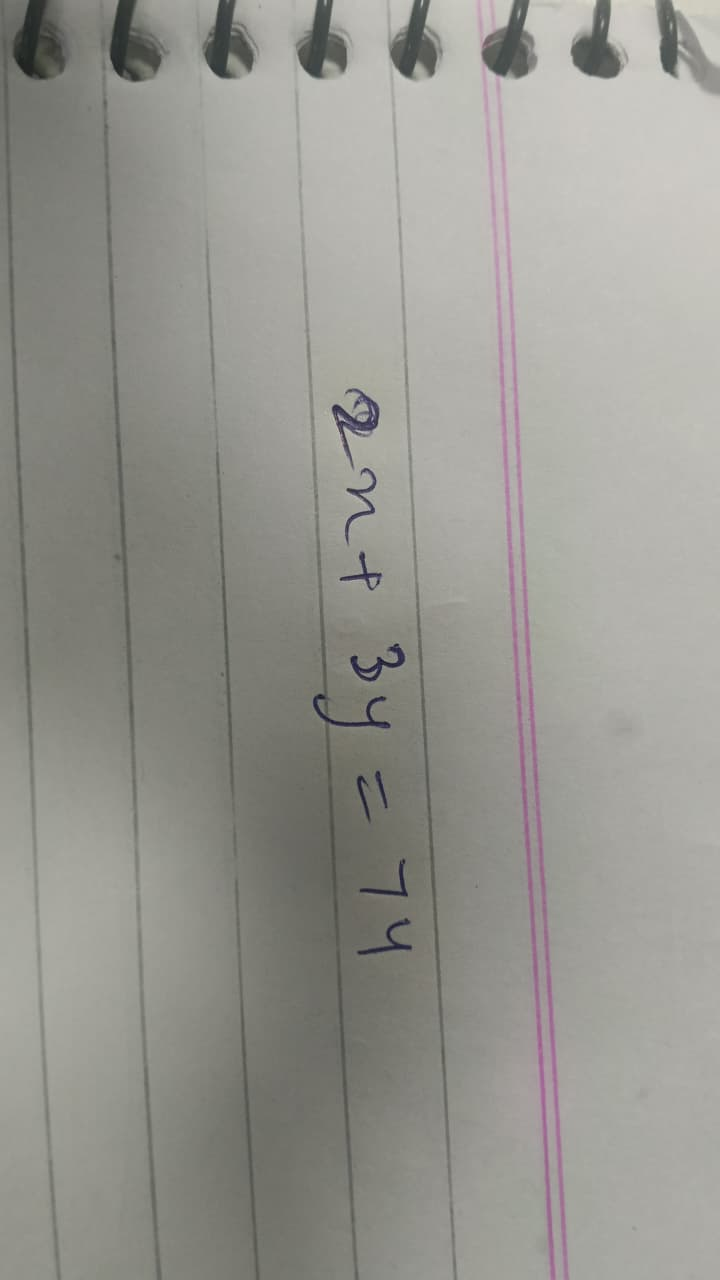
#> input picture WhatsApp Image 2026-10-15 at 2.14.59 PM.jpeg, 720 x 1280 px
$ python -i preprocess.py   (imports and definitions only)
#> lines starting #> are read from the running program, lines starting #| are printed output that depends on the picture; after the words box and inside, x2 and y2 are one past the last pixel; in counts of white or black regions, pixels touching at a corner belong together
"""preprocess.py - photo -> model input. No torch needed.

Mirrors the training pipeline: binarize (the Step 17D method), 128 px tall, white strokes on a
black canvas, width capped at 1280. Added on top: an optional auto-crop to the handwriting, because
the training images were tight crops of single equations.

Assumes dark ink on light paper (pen or pencil on a page). White chalk on a dark board is not handled.
"""
import cv2
import numpy as np
from PIL import Image, ImageOps

IMG_H, MAX_W = 128, 1280
THR_PHOTO = 1.0      # threshold = Otsu x this. 1.0 keeps pen strokes but drops faint ruled lines
THR_FAINT = 0.8      # fallback for very light writing (the value used when binarizing HME100K)
MIN_AREA = 10        # smallest kept blob in pixels at 128 px height


def to_gray(image) -> np.ndarray:
    """PIL image, numpy array or file path -> uint8 grayscale."""
    if isinstance(image, (str, bytes)) or hasattr(image, "__fspath__"):
        image = Image.open(image)
    if isinstance(image, Image.Image):
        image = ImageOps.exif_transpose(image).convert("L")     # phones store rotation in EXIF
        return np.array(image, dtype=np.uint8)
    g = np.asarray(image)
    if g.ndim == 3:
        g = cv2.cvtColor(g, cv2.COLOR_RGB2GRAY)
    return g.astype(np.uint8)


def _drop_rules(ink: np.ndarray, max_thick: float) -> np.ndarray:
    """Remove ruled lines and page edges: thin strokes that cross (almost) the whole image, and
    hairline fragments (about 1-2 px thick, long and straight) left where a line fades.
    A lone minus sign or fraction bar is kept, because it is then the only thing in the image."""
    n, lab, st, _ = cv2.connectedComponentsWithStats(ink, connectivity=8)
    if n <= 1:
        return ink
    h, w = ink.shape
    cw, ch, area = st[1:, cv2.CC_STAT_WIDTH], st[1:, cv2.CC_STAT_HEIGHT], st[1:, cv2.CC_STAT_AREA]
    rule = np.zeros(n, bool)
    long_, short_ = np.maximum(cw, ch), np.maximum(np.minimum(cw, ch), 1)
    spans = ((cw >= 0.9 * w) & (ch <= 0.08 * h)) | ((ch >= 0.9 * h) & (cw <= 0.08 * w))
    hairline = (area / long_ <= max_thick) & (long_ / short_ >= 8)
    rule[1:] = spans | hairline
    if rule[1:].all():
        return ink
    out = ink.copy()
    out[rule[lab]] = 0
    return out


def _keep_text(ink: np.ndarray) -> np.ndarray:
    """Keep the handwriting and drop stray specks, shadow blobs and fragments away from it.
    The core is the cluster of strokes that line up in one row; anything within a few
    stroke-heights of the core stays (operators, dots, exponents), the rest goes."""
    n, lab, st, _ = cv2.connectedComponentsWithStats(ink, connectivity=8)
    if n <= 2:
        return ink
    x, y, w, h, a = (st[1:, i].astype(float) for i in range(5))
    cy = y + h / 2
    cand = np.where(a >= 0.1 * a.max())[0]
    best, best_key = None, (-1, -1.0)
    for i in cand:                                           # strokes sharing this stroke's row
        row = cand[np.abs(cy[cand] - cy[i]) <= 0.75 * max(h[i], 4)]
        row = row[np.argsort(x[row])]
        gap_limit = 4 * np.median(h[row])
        clusters, cur = [], [row[0]]
        for j in row[1:]:                                    # split the row at big horizontal gaps
            if x[j] - (x[cur[-1]] + w[cur[-1]]) > gap_limit:
                clusters.append(cur); cur = [j]
            else:
                cur.append(j)
        clusters.append(cur)
        for c in clusters:
            key = (len(c), float(a[c].sum()))
            if key > best_key:
                best, best_key = c, key
    core = np.array(best)
    cx0, cx1 = x[core].min(), (x + w)[core].max()
    cy0, cy1 = y[core].min(), (y + h)[core].max()
    hc = max(cy1 - cy0, 1)
    ex, ey = 3 * hc, 2.5 * hc       # stacked fractions span about three stroke-heights
    mx, my = x + w / 2, y + h / 2
    near = (mx >= cx0 - ex) & (mx <= cx1 + ex) & (my >= cy0 - ey) & (my <= cy1 + ey)
    keep = np.zeros(n, bool)
    keep[1:] = near
    out = ink.copy()
    out[~keep[lab]] = 0
    return out


def _ink(g: np.ndarray, target_h: int, min_area: int, thr: float = THR_PHOTO) -> np.ndarray:
    """Gray photo -> binary ink mask (ink = 255) at height target_h."""
    h, w = g.shape
    nw = max(1, int(round(w * target_h / h)))
    g = cv2.resize(g, (nw, target_h), interpolation=cv2.INTER_CUBIC if target_h > h else cv2.INTER_AREA)
    k = int(np.clip(target_h // 3, 11, 41)) | 1
    bg = cv2.medianBlur(cv2.dilate(g, np.ones((3, 3), np.uint8)), k)       # estimated paper
    norm = cv2.normalize(cv2.subtract(bg, g), None, 0, 255, cv2.NORM_MINMAX)
    t, _ = cv2.threshold(norm, 0, 255, cv2.THRESH_BINARY + cv2.THRESH_OTSU)
    _, ink = cv2.threshold(norm, t * thr, 255, cv2.THRESH_BINARY)
    n, lab, st, _ = cv2.connectedComponentsWithStats(ink, connectivity=8)
    keep = np.zeros(n, bool)
    keep[1:] = st[1:, cv2.CC_STAT_AREA] >= min_area
    ink = _drop_rules((keep[lab] * 255).astype(np.uint8), 2.0 if target_h > 200 else 1.3)
    return _keep_text(ink)


def _ink_bbox(g: np.ndarray, thr: float = THR_PHOTO):
    """Bounding box (y0, y1, x0, x1) of the handwriting in full-resolution coordinates, and the scale used."""
    h, w = g.shape
    scale = min(1.0, 800 / max(h, w))
    small = cv2.resize(g, (max(1, round(w * scale)), max(1, round(h * scale))), interpolation=cv2.INTER_AREA) if scale < 1 else g
    sh, sw = small.shape
    ink = _ink(small, sh, max(15, int(sh * sw * 2e-5)), thr)
    ys, xs = np.nonzero(ink)
    if len(ys) == 0:
        raise ValueError("No handwriting found in the image.")
    return (ys.min(), ys.max() + 1, xs.min(), xs.max() + 1), scale, (sh, sw)


def looks_sideways(image) -> bool:
    """True when the handwriting is clearly taller than wide, i.e. the photo needs rotating."""
    try:
        (y0, y1, x0, x1), scale, (sh, sw) = _ink_bbox(to_gray(image))
        ink_h = y1 - y0
        ink_w = x1 - x0
    except ValueError:
        return False

    if ink_h <= 1.35 * ink_w:
        return False

    # Fraction guard: if a component with width >= 60% of the crop width and aspect > 3
    # exists with ink both above and below it, treat the crop as an upright fraction and do not rotate.
    try:
        g = to_gray(image)
        scale_val = min(1.0, 800 / max(g.shape))
        small = cv2.resize(g, (max(1, round(g.shape[1] * scale_val)), max(1, round(g.shape[0] * scale_val))), interpolation=cv2.INTER_AREA) if scale_val < 1 else g
        ink = _ink(small, small.shape[0], max(15, int(small.shape[0] * small.shape[1] * 2e-5)), THR_PHOTO)
        crop_ink = ink[y0:y1, x0:x1]
        crop_w = max(1, ink_w)
        n, lab, st, _ = cv2.connectedComponentsWithStats(crop_ink, connectivity=8)
        for i in range(1, n):
            cw = st[i, cv2.CC_STAT_WIDTH]
            ch = st[i, cv2.CC_STAT_HEIGHT]
            cy = st[i, cv2.CC_STAT_TOP]
            aspect = cw / max(ch, 1)
            if cw >= 0.60 * crop_w and aspect > 3.0:
                ink_above = np.count_nonzero(crop_ink[:cy, :])
                ink_below = np.count_nonzero(crop_ink[cy + ch:, :])
                if ink_above >= 10 and ink_below >= 10:
                    return False
    except Exception:
        pass

    return True


# [38 lines left out: functions crop_to_ink, preprocess, not called in this run]

>>> import cv2
>>> picture = cv2.cvtColor(cv2.imread('WhatsApp Image 2026-10-15 at 2.14.59 PM.jpeg'), cv2.COLOR_BGR2RGB)
>>> result = looks_sideways(picture)
#> in _ink_bbox, `h, w = g.shape`: h = 1280; w = 720
#> in _ink_bbox, `scale = min(1.0, 800 / max(h, w))`: scale = 0.625
#> in _ink, `bg = cv2.medianBlur(cv2.dilate(g, np.ones((3, 3), np.uint8)), k)`:
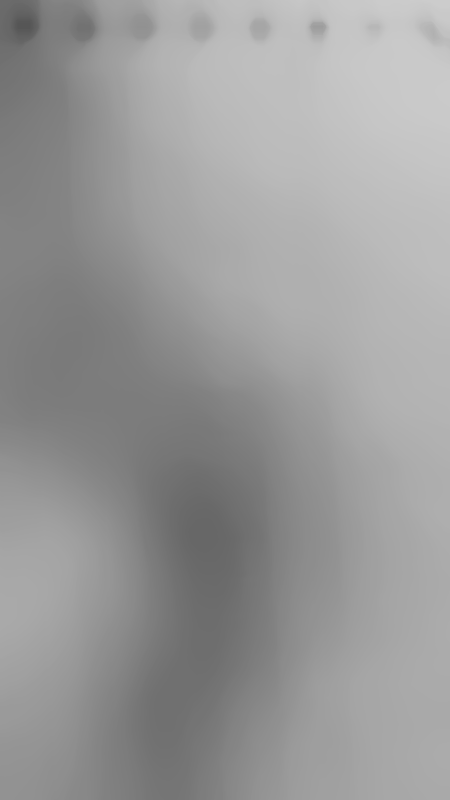
#> bg: shape (800, 450); min 86, max 204, mean 153.4
#> in _ink, `norm = cv2.normalize(cv2.subtract(bg, g), None, 0, 255, cv2.NORM_MINMAX)`:
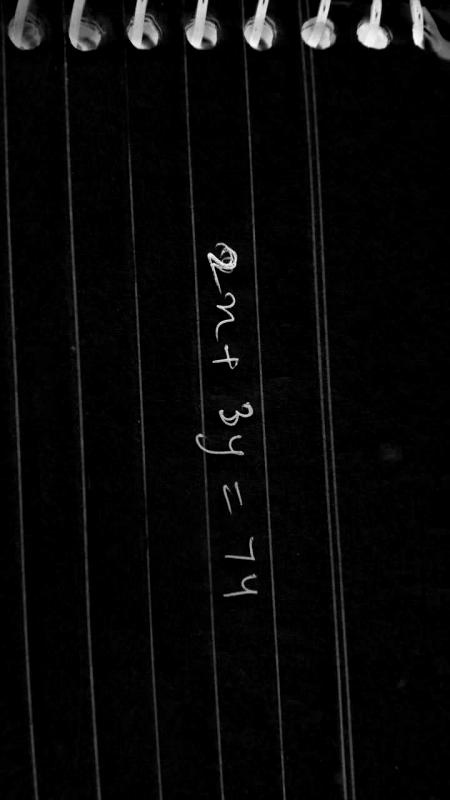
#> norm: shape (800, 450); min 0, max 255, mean 8.2
#> in _ink, `t, _ = cv2.threshold(norm, 0, 255, cv2.THRESH_BINARY + cv2.THRESH_OTSU)`: t = 81
#> in _ink, `_, ink = cv2.threshold(norm, t * thr, 255, cv2.THRESH_BINARY)`:
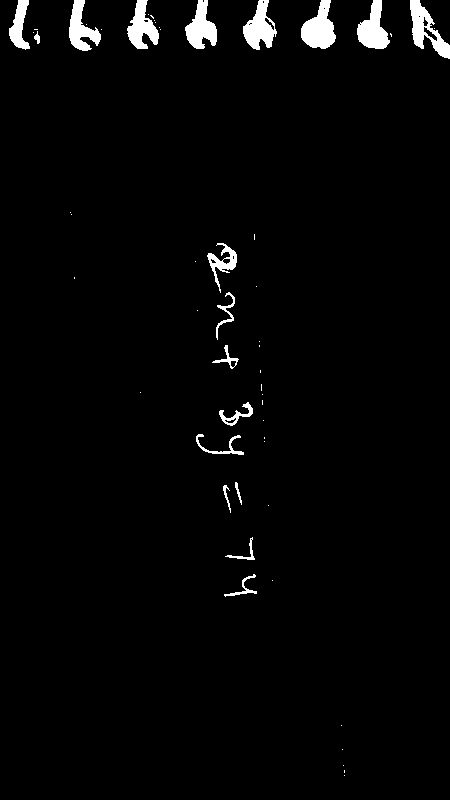
#> ink: shape (800, 450); 2.5% white; 54 white regions (36 under 20 px), largest, box (x1, y1, x2, y2) and area: (301, 0, 336, 49) 1056, (410, 0, 450, 59) 982, (243, 0, 277, 50) 943
#> in _ink, `n, lab, st, _ = cv2.connectedComponentsWithStats(ink, connectivity=8)`:
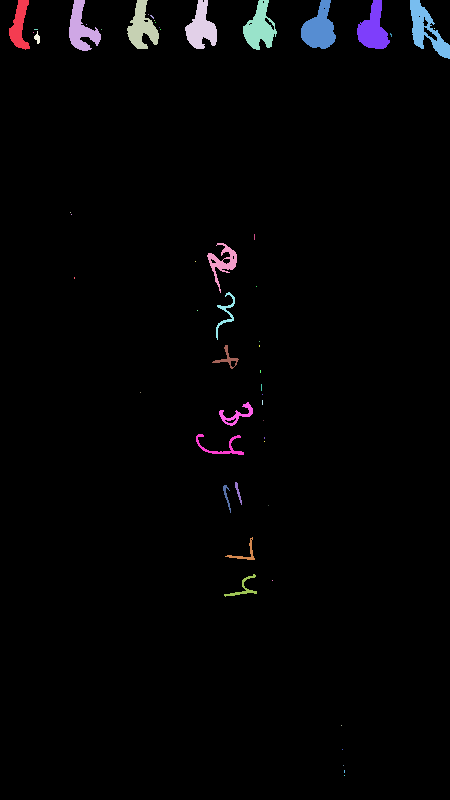
#> lab: shape (800, 450) int32; 55 distinct labels, from 0 to 54; one colour per label, 0 black
#> in _ink, `n, lab, st, _ = cv2.connectedComponentsWithStats(ink, connectivity=8)`: n = 55; st = 55 rows, first 6: [0, 0, 450, 800, 351140], [9, 0, 21, 50, 566], [69, 0, 32, 51, 829], [127, 0, 32, 49, 859], [185, 0, 32, 49, 904], [243, 0, 34, 50, 943]
#> in _drop_rules, `n, lab, st, _ = cv2.connectedComponentsWithStats(ink, connectivity=8)`: n = 19; st = 19 rows, first 6: [0, 0, 450, 800, 351211], [9, 0, 21, 50, 566], [69, 0, 32, 51, 829], [127, 0, 32, 49, 859], [185, 0, 32, 49, 904], [243, 0, 34, 50, 943]
#> in _drop_rules, `cw, ch, area = st[1:, cv2.CC_STAT_WIDTH], st[1:, cv2.CC_STAT_HEIGHT], ..`: cw = 18 values, max 48 at index 13, min 6 at index 8, mean 27.83; ch = 18 values, max 59 at index 7, min 13 at index 8, mean 37.94; area = 18 values, max 1056 at index 5, min 43 at index 8, mean 488.3
#> in _drop_rules, `long_, short_ = np.maximum(cw, ch), np.maximum(np.minimum(cw, ch), 1)`: long_ = 18 values, max 59 at index 7, min 13 at index 8, mean 41.11; short_ = 18 values, max 40 at index 7, min 6 at index 8, mean 24.67
#> in _keep_text, `n, lab, st, _ = cv2.connectedComponentsWithStats(ink, connectivity=8)`: n = 19
#> in _keep_text, `x, y, w, h, a = (st[1:, i].astype(float) for i in range(5))`: x = 18 values, max 410 at index 7, min 9 at index 0, mean 205.1; y = 18 values from 0 to 574; w has the same summary as cw in _drop_rules; h has the same summary as ch in _drop_rules; a has the same summary as area in _drop_rules
#> in _keep_text, `cy = y + h / 2`: cy = 18 values, max 585.5 at index 17, min 24.5 at index 2, mean 231.5
#> in _keep_text, `cand = np.where(a >= 0.1 * a.max())[0]`: cand = [0, 1, 2, 3, 4, 5, 6, 7, 9, 10, 11, 12, 13, 16, 17]
#> the loop in _keep_text, `for i in cand:                                           # strokes sha..` made 15 passes
#> (row, gap_limit) on passes 1 to 8: ([0, 1, 2, 3, 4, 5, 6, 7], 198), ([0, 1, 2, 3, 4, 5, 6, 7], 198), ([0, 1, 2, 3, 4, 5, 6, 7], 198), ([0, 1, 2, 3, 4, 5, 6, 7], 198), ([0, 1, 2, 3, 4, 5, 6, 7], 198), ([0, 1, 2, 3, 4, 5, 6, 7], 198), ([0, 1, 2, 3, 4, 5, 6, 7], 198), ([0, 1, 2, 3, 4, 5, 6, 7], 198)
#> after the loop in _keep_text, `for i in cand:                                           # strokes sha..`: best = [0, 1, 2, 3, 4, 5, 6, 7]; best_key = (8, 7073)
#> in _keep_text, `core = np.array(best)`: core = [0, 1, 2, 3, 4, 5, 6, 7]
#> in _keep_text, `cx0, cx1 = x[core].min(), (x + w)[core].max()`: cx0 = 9; cx1 = 450
#> in _keep_text, `cy0, cy1 = y[core].min(), (y + h)[core].max()`: cy0 = 0; cy1 = 59
#> in _keep_text, `ex, ey = 3 * hc, 2.5 * hc`: ex = 177; ey = 147.5
#> in _keep_text, `mx, my = x + w / 2, y + h / 2`: mx = 18 values, max 430 at index 7, min 19.5 at index 0, mean 219; my has the same summary as cy
#> in _keep_text, `out[~keep[lab]] = 0`:
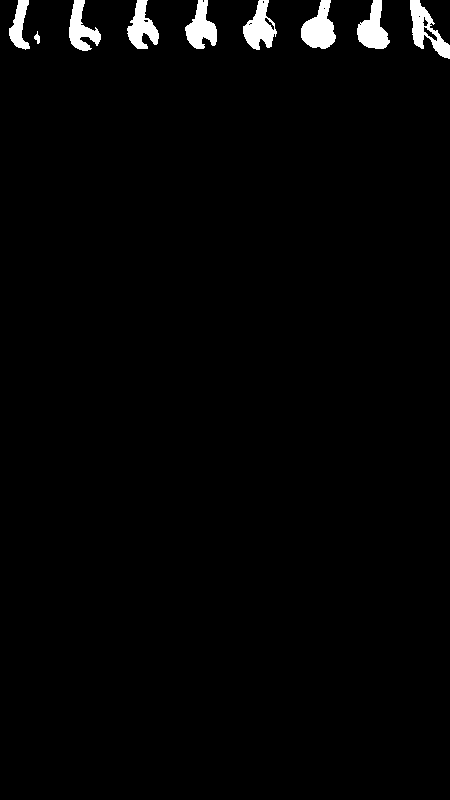
#> out: shape (800, 450); 2% white; 9 white regions, largest, box (x1, y1, x2, y2) and area: (301, 0, 336, 49) 1056, (410, 0, 450, 59) 982, (243, 0, 277, 50) 943
#> in _ink_bbox, `ys, xs = np.nonzero(ink)`: ys = 7116 values from 0 to 58; xs = 7116 values, max 449 at index 6659, min 9 at index 3092, mean 243.2
#> in looks_sideways, `(y0, y1, x0, x1), scale, (sh, sw) = _ink_bbox(to_gray(image))`: y0 = 0; y1 = 59; x0 = 9; x1 = 450; scale = 0.625; sh = 800; sw = 450
#> in looks_sideways, `ink_h = y1 - y0`: ink_h = 59
#> in looks_sideways, `ink_w = x1 - x0`: ink_w = 441
#> result = False

$ run again, on WhatsApp Image 2026-10-15 at 2.16.35 PM.jpeg
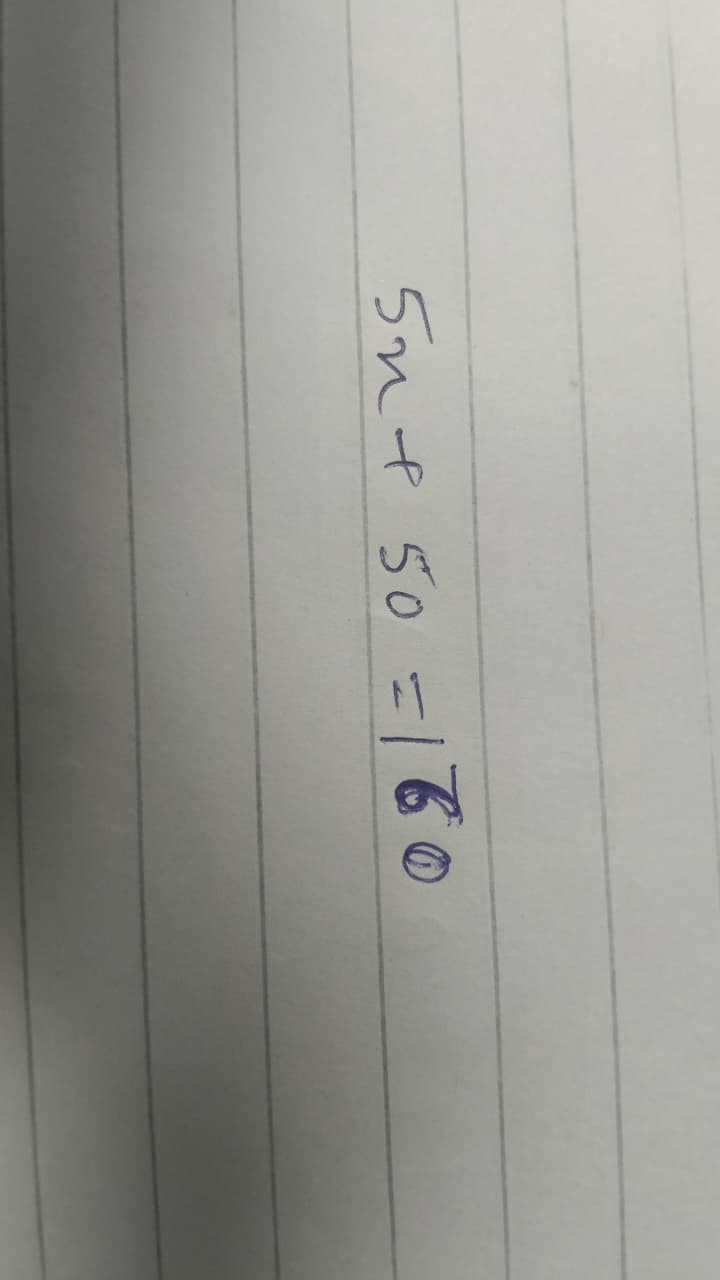
#> input picture WhatsApp Image 2026-10-15 at 2.16.35 PM.jpeg, 720 x 1280 px
#> in _ink_bbox, `h, w = g.shape`: h = 1280; w = 720
#> in _ink_bbox, `scale = min(1.0, 800 / max(h, w))`: scale = 0.625
#> t = 36
#> in _ink, `n, lab, st, _ = cv2.connectedComponentsWithStats(ink, connectivity=8)`: n = 63; st = 63 rows, first 6: [0, 0, 450, 800, 346566], [71, 0, 28, 765, 1797], [145, 0, 26, 730, 1831], [217, 0, 5, 112, 205], [284, 0, 4, 59, 98], [352, 0, 1, 3, 3]
#> in _drop_rules, `n, lab, st, _ = cv2.connectedComponentsWithStats(ink, connectivity=8)`: n = 39; st = 39 rows, first 6: [0, 0, 450, 800, 346659], [71, 0, 28, 765, 1797], [145, 0, 26, 730, 1831], [217, 0, 5, 112, 205], [284, 0, 4, 59, 98], [352, 10, 2, 10, 17]
#> in _drop_rules, `cw, ch, area = st[1:, cv2.CC_STAT_WIDTH], st[1:, cv2.CC_STAT_HEIGHT], ..`: cw = 38 values, max 44 at index 31, min 2 at index 4, mean 13.24; ch = 38 values, max 765 at index 0, min 5 at index 30, mean 128.5; area = 38 values, max 1831 at index 1, min 15 at index 14, mean 351.1
#> long_ = 38 values, max 765 at index 0, min 10 at index 4, mean 130.1; short_ = 38 values, max 40 at index 31, min 2 at index 4, mean 11.66
#> out: shape (800, 450); 2.4% white; 26 white regions (3 under 20 px), largest, box (x1, y1, x2, y2) and area: (293, 227, 314, 673) 1054, (231, 435, 248, 800) 951, (376, 502, 391, 800) 757
#> in _keep_text, `n, lab, st, _ = cv2.connectedComponentsWithStats(ink, connectivity=8)`:
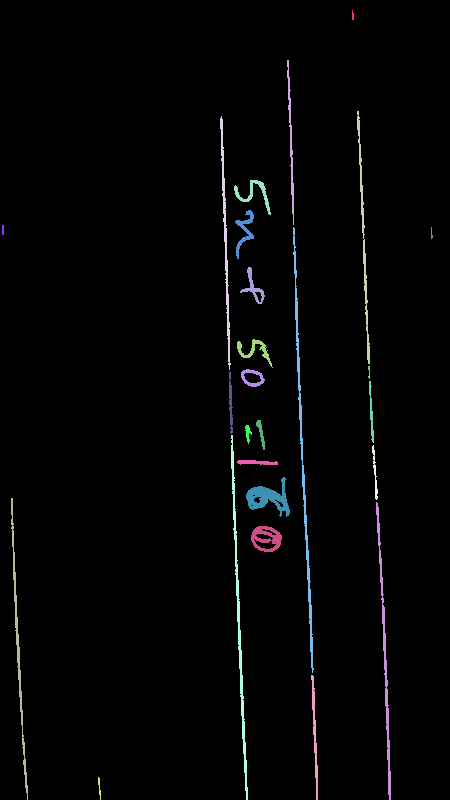
#> lab: shape (800, 450) int32; 27 distinct labels, from 0 to 26; one colour per label, 0 black
#> in _keep_text, `n, lab, st, _ = cv2.connectedComponentsWithStats(ink, connectivity=8)`: n = 27; st = 27 rows, first 6: [0, 0, 450, 800, 351428], [352, 10, 2, 10, 17], [287, 60, 7, 165, 343], [357, 111, 13, 253, 572], [220, 116, 11, 254, 615], [234, 180, 37, 35, 291]
#> in _keep_text, `x, y, w, h, a = (st[1:, i].astype(float) for i in range(5))`: x = 26 values, max 431 at index 8, min 2 at index 6, mean 258.8; y = 26 values from 10 to 777; w = 26 values, max 44 at index 20, min 2 at index 0, mean 15.65; h = 26 values, max 446 at index 7, min 5 at index 19, mean 105.5; a = 26 values, max 1054 at index 7, min 15 at index 8, mean 329.7
#> in _keep_text, `cy = y + h / 2`: cy = 26 values, max 788.5 at index 25, min 15 at index 0, mean 402.7
#> cand = 20 values from 1 to 24
#> the loop in _keep_text, `for i in cand:                                           # strokes sha..` made 20 passes
#> (i, row, gap_limit) on passes 7 to 12: (9, [9], 148), (10, [10], 116), (12, [12], 72), (13, [13, 12, 15, 14], 184), (14, [13, 12, 15, 7, 14], 248), (15, [15, 7], 952)
#> after the loop in _keep_text, `for i in cand:                                           # strokes sha..`: best = [21, 3, 13, 17, 4, 5, 10, 19, 9, 12, 20, 23, 15, 1, 7, 24, 2, 14, 18, 22]; best_key = (20, 8398)
#> core = 20 values, max 24 at index 15, min 1 at index 13, mean 12.95
#> cx0 = 11; cx1 = 391
#> cy0 = 60; cy1 = 800
#> hc = 740
#> ex = 2220; ey = 1850
#> mx = 26 values, max 432 at index 8, min 3 at index 6, mean 266.6; my has the same summary as cy
#> ys = 8572 values from 10 to 799; xs = 8572 values, max 432 at index 1454, min 2 at index 1299, mean 264.5
#> in looks_sideways, `(y0, y1, x0, x1), scale, (sh, sw) = _ink_bbox(to_gray(image))`: y0 = 10; y1 = 800; x0 = 2; x1 = 433; scale = 0.625; sh = 800; sw = 450
#> ink_h = 790
#> ink_w = 431
#> the loop in _keep_text (call 2), `for i in cand:                                           # strokes sha..` made 20 passes
#> crop_ink: shape (790, 431); 2.5% white; 26 white regions (3 under 20 px), largest, box (x1, y1, x2, y2) and area: (291, 217, 312, 663) 1054, (229, 425, 246, 790) 951, (374, 492, 389, 790) 757
#> in looks_sideways, `n, lab, st, _ = cv2.connectedComponentsWithStats(crop_ink, connectivit..`:
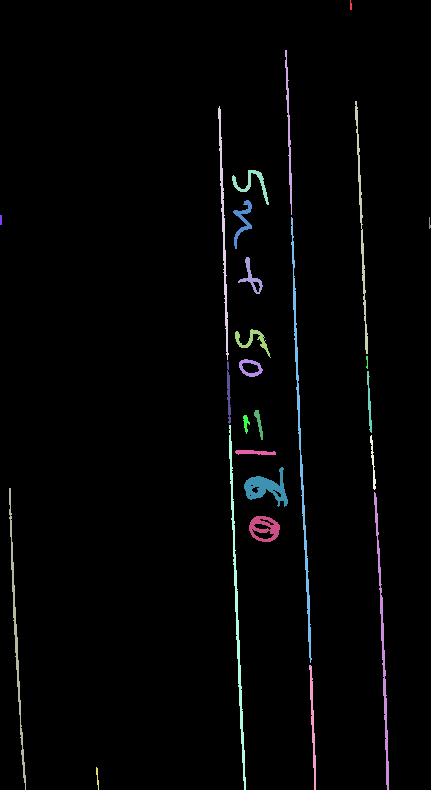
#> lab: shape (790, 431) int32; 27 distinct labels, from 0 to 26; one colour per label, 0 black
#> in looks_sideways, `n, lab, st, _ = cv2.connectedComponentsWithStats(crop_ink, connectivit..`: n = 27; st = 27 rows, first 6: [0, 0, 431, 790, 331918], [350, 0, 2, 10, 17], [285, 50, 7, 165, 343], [355, 101, 13, 253, 572], [218, 106, 11, 254, 615], [232, 170, 37, 35, 291]
#> the loop in looks_sideways, `for i in range(1, n):` made 26 passes
#> (cw, ch, cy, aspect) on passes 1 to 8: (2, 10, 0, 0.2), (7, 165, 50, 0.0424), (13, 253, 101, 0.0514), (11, 254, 106, 0.0433), (37, 35, 170, 1.06), (19, 49, 200, 0.388), (2, 10, 215, 0.2), (21, 446, 217, 0.0471)
#> result = True
